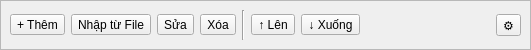
<?xml version="1.0" encoding="UTF-8"?>
<!-- Vị trí: /ui/widgets/channeltoolbarwidget.ui -->
<!-- Phiên bản: 1.1 (Thêm các nút Thêm/Sửa/Xóa/Nhập) -->
<ui version="4.0">
 <class>ChannelToolbarWidget</class>
 <widget class="QWidget" name="ChannelToolbarWidget">
  <property name="geometry">
   <rect>
    <x>0</x>
    <y>0</y>
    <width>531</width>
    <height>50</height>
   </rect>
  </property>
  <property name="windowTitle">
   <string>Form</string>
  </property>
  <layout class="QHBoxLayout" name="horizontalLayout">
   <property name="leftMargin">
    <number>0</number>
   </property>
   <property name="topMargin">
    <number>0</number>
   </property>
   <property name="rightMargin">
    <number>0</number>
   </property>
   <property name="bottomMargin">
    <number>0</number>
   </property>
   <item>
    <widget class="QFrame" name="toolbarFrame">
     <property name="frameShape">
      <enum>QFrame::StyledPanel</enum>
     </property>
     <property name="frameShadow">
      <enum>QFrame::Raised</enum>
     </property>
     <layout class="QHBoxLayout" name="horizontalLayout_2">
      <item>
       <widget class="QToolButton" name="addToolButton">
        <property name="text">
         <string>+ Thêm</string>
        </property>
       </widget>
      </item>
      <item>
       <widget class="QToolButton" name="importToolButton">
        <property name="text">
         <string>Nhập từ File</string>
        </property>
       </widget>
      </item>
      <item>
       <widget class="QToolButton" name="editToolButton">
        <property name="text">
         <string>Sửa</string>
        </property>
       </widget>
      </item>
      <item>
       <widget class="QToolButton" name="deleteToolButton">
        <property name="text">
         <string>Xóa</string>
        </property>
       </widget>
      </item>
      <item>
       <widget class="Line" name="line">
        <property name="orientation">
         <enum>Qt::Vertical</enum>
        </property>
       </widget>
      </item>
      <item>
       <widget class="QToolButton" name="upToolButton">
        <property name="text">
         <string>↑ Lên</string>
        </property>
       </widget>
      </item>
      <item>
       <widget class="QToolButton" name="downToolButton">
        <property name="text">
         <string>↓ Xuống</string>
        </property>
       </widget>
      </item>
      <item>
       <spacer name="horizontalSpacer_2">
        <property name="orientation">
         <enum>Qt::Horizontal</enum>
        </property>
        <property name="sizeHint" stdset="0">
         <size>
          <width>40</width>
          <height>20</height>
         </size>
        </property>
       </spacer>
      </item>
      <item>
       <widget class="QToolButton" name="settingsToolButton">
        <property name="text">
         <string>⚙️</string>
        </property>
       </widget>
      </item>
     </layout>
    </widget>
   </item>
  </layout>
 </widget>
 <resources/>
 <connections/>
</ui>
